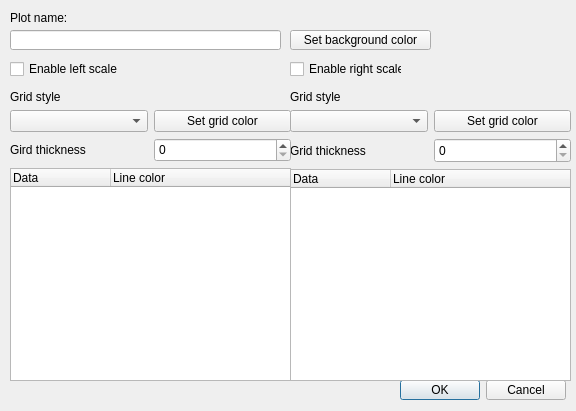
<?xml version="1.0" encoding="UTF-8"?>
<ui version="4.0">
 <class>Dialog_definePlot</class>
 <widget class="QDialog" name="Dialog_definePlot">
  <property name="geometry">
   <rect>
    <x>0</x>
    <y>0</y>
    <width>576</width>
    <height>411</height>
   </rect>
  </property>
  <property name="minimumSize">
   <size>
    <width>576</width>
    <height>411</height>
   </size>
  </property>
  <property name="maximumSize">
   <size>
    <width>576</width>
    <height>411</height>
   </size>
  </property>
  <property name="windowTitle">
   <string>Plot definition</string>
  </property>
  <widget class="QDialogButtonBox" name="buttonBox">
   <property name="geometry">
    <rect>
     <x>400</x>
     <y>380</y>
     <width>166</width>
     <height>20</height>
    </rect>
   </property>
   <property name="maximumSize">
    <size>
     <width>16777215</width>
     <height>20</height>
    </size>
   </property>
   <property name="standardButtons">
    <set>QDialogButtonBox::Cancel|QDialogButtonBox::Ok</set>
   </property>
  </widget>
  <widget class="QWidget" name="widget_right" native="true">
   <property name="geometry">
    <rect>
     <x>290</x>
     <y>90</y>
     <width>281</width>
     <height>291</height>
    </rect>
   </property>
   <property name="minimumSize">
    <size>
     <width>281</width>
     <height>291</height>
    </size>
   </property>
   <property name="maximumSize">
    <size>
     <width>281</width>
     <height>291</height>
    </size>
   </property>
   <layout class="QGridLayout" name="gridLayout_4">
    <item row="1" column="1">
     <widget class="QPushButton" name="btn_rightScaleColor">
      <property name="text">
       <string>Set grid color</string>
      </property>
     </widget>
    </item>
    <item row="4" column="0" colspan="2">
     <widget class="QTreeWidget" name="tree_rightData">
      <property name="editTriggers">
       <set>QAbstractItemView::DoubleClicked</set>
      </property>
      <property name="selectionMode">
       <enum>QAbstractItemView::NoSelection</enum>
      </property>
      <property name="indentation">
       <number>0</number>
      </property>
      <property name="rootIsDecorated">
       <bool>false</bool>
      </property>
      <property name="itemsExpandable">
       <bool>false</bool>
      </property>
      <property name="expandsOnDoubleClick">
       <bool>false</bool>
      </property>
      <attribute name="headerStretchLastSection">
       <bool>true</bool>
      </attribute>
      <column>
       <property name="text">
        <string>Data</string>
       </property>
      </column>
      <column>
       <property name="text">
        <string>Line color</string>
       </property>
      </column>
     </widget>
    </item>
    <item row="1" column="0">
     <widget class="QComboBox" name="combo_rightScaleStyle"/>
    </item>
    <item row="0" column="1">
     <widget class="QWidget" name="widget_rightGridColor" native="true"/>
    </item>
    <item row="0" column="0">
     <widget class="QLabel" name="label_5">
      <property name="text">
       <string>Grid style</string>
      </property>
     </widget>
    </item>
    <item row="3" column="1">
     <widget class="QSpinBox" name="spin_rightLineThickness">
      <property name="sizePolicy">
       <sizepolicy hsizetype="Preferred" vsizetype="Fixed">
        <horstretch>0</horstretch>
        <verstretch>0</verstretch>
       </sizepolicy>
      </property>
      <property name="minimumSize">
       <size>
        <width>0</width>
        <height>25</height>
       </size>
      </property>
      <property name="maximumSize">
       <size>
        <width>16777215</width>
        <height>16777215</height>
       </size>
      </property>
      <property name="minimum">
       <number>0</number>
      </property>
      <property name="maximum">
       <number>10</number>
      </property>
     </widget>
    </item>
    <item row="3" column="0">
     <widget class="QLabel" name="label_7">
      <property name="text">
       <string>Grid thickness</string>
      </property>
     </widget>
    </item>
   </layout>
   <zorder>tree_rightData</zorder>
   <zorder>label_5</zorder>
   <zorder>btn_rightScaleColor</zorder>
   <zorder>widget_rightGridColor</zorder>
   <zorder>combo_rightScaleStyle</zorder>
   <zorder>spin_rightLineThickness</zorder>
   <zorder>label_7</zorder>
  </widget>
  <widget class="QWidget" name="widget_left" native="true">
   <property name="geometry">
    <rect>
     <x>10</x>
     <y>90</y>
     <width>281</width>
     <height>291</height>
    </rect>
   </property>
   <property name="minimumSize">
    <size>
     <width>281</width>
     <height>291</height>
    </size>
   </property>
   <property name="maximumSize">
    <size>
     <width>281</width>
     <height>291</height>
    </size>
   </property>
   <layout class="QGridLayout" name="gridLayout_5">
    <item row="1" column="0">
     <widget class="QComboBox" name="combo_leftScaleStyle"/>
    </item>
    <item row="3" column="0">
     <widget class="QLabel" name="label_3">
      <property name="text">
       <string>Gird thickness</string>
      </property>
     </widget>
    </item>
    <item row="0" column="1">
     <widget class="QWidget" name="widget_leftGridColor" native="true"/>
    </item>
    <item row="1" column="1">
     <widget class="QPushButton" name="btn_leftScaleColor">
      <property name="maximumSize">
       <size>
        <width>16777215</width>
        <height>24</height>
       </size>
      </property>
      <property name="text">
       <string>Set grid color</string>
      </property>
     </widget>
    </item>
    <item row="0" column="0">
     <widget class="QLabel" name="label_4">
      <property name="text">
       <string>Grid style</string>
      </property>
     </widget>
    </item>
    <item row="4" column="0" colspan="2">
     <widget class="QTreeWidget" name="tree_leftData">
      <property name="editTriggers">
       <set>QAbstractItemView::DoubleClicked</set>
      </property>
      <property name="selectionMode">
       <enum>QAbstractItemView::NoSelection</enum>
      </property>
      <property name="indentation">
       <number>0</number>
      </property>
      <property name="rootIsDecorated">
       <bool>false</bool>
      </property>
      <property name="itemsExpandable">
       <bool>false</bool>
      </property>
      <property name="expandsOnDoubleClick">
       <bool>false</bool>
      </property>
      <column>
       <property name="text">
        <string>Data</string>
       </property>
      </column>
      <column>
       <property name="text">
        <string>Line color</string>
       </property>
      </column>
     </widget>
    </item>
    <item row="3" column="1">
     <widget class="QSpinBox" name="spin_leftLineThickness">
      <property name="sizePolicy">
       <sizepolicy hsizetype="Preferred" vsizetype="Fixed">
        <horstretch>0</horstretch>
        <verstretch>0</verstretch>
       </sizepolicy>
      </property>
      <property name="minimumSize">
       <size>
        <width>0</width>
        <height>24</height>
       </size>
      </property>
      <property name="minimum">
       <number>0</number>
      </property>
      <property name="maximum">
       <number>10</number>
      </property>
     </widget>
    </item>
   </layout>
  </widget>
  <widget class="QCheckBox" name="cb_enableLeftScale">
   <property name="geometry">
    <rect>
     <x>10</x>
     <y>60</y>
     <width>181</width>
     <height>18</height>
    </rect>
   </property>
   <property name="text">
    <string>Enable left scale</string>
   </property>
  </widget>
  <widget class="QCheckBox" name="cb_enableRightScale">
   <property name="geometry">
    <rect>
     <x>290</x>
     <y>60</y>
     <width>112</width>
     <height>18</height>
    </rect>
   </property>
   <property name="text">
    <string>Enable right scale</string>
   </property>
  </widget>
  <widget class="QPushButton" name="btn_setBackground">
   <property name="geometry">
    <rect>
     <x>290</x>
     <y>30</y>
     <width>141</width>
     <height>20</height>
    </rect>
   </property>
   <property name="maximumSize">
    <size>
     <width>16777215</width>
     <height>20</height>
    </size>
   </property>
   <property name="text">
    <string>Set background color</string>
   </property>
  </widget>
  <widget class="QLabel" name="label">
   <property name="geometry">
    <rect>
     <x>10</x>
     <y>10</y>
     <width>261</width>
     <height>16</height>
    </rect>
   </property>
   <property name="text">
    <string>Plot name:</string>
   </property>
  </widget>
  <widget class="QWidget" name="widget_background" native="true">
   <property name="geometry">
    <rect>
     <x>490</x>
     <y>30</y>
     <width>71</width>
     <height>20</height>
    </rect>
   </property>
   <layout class="QGridLayout" name="gridLayout_2"/>
  </widget>
  <widget class="QLineEdit" name="line_name">
   <property name="geometry">
    <rect>
     <x>10</x>
     <y>30</y>
     <width>271</width>
     <height>20</height>
    </rect>
   </property>
   <property name="maximumSize">
    <size>
     <width>16777215</width>
     <height>20</height>
    </size>
   </property>
  </widget>
 </widget>
 <resources/>
 <connections/>
</ui>
